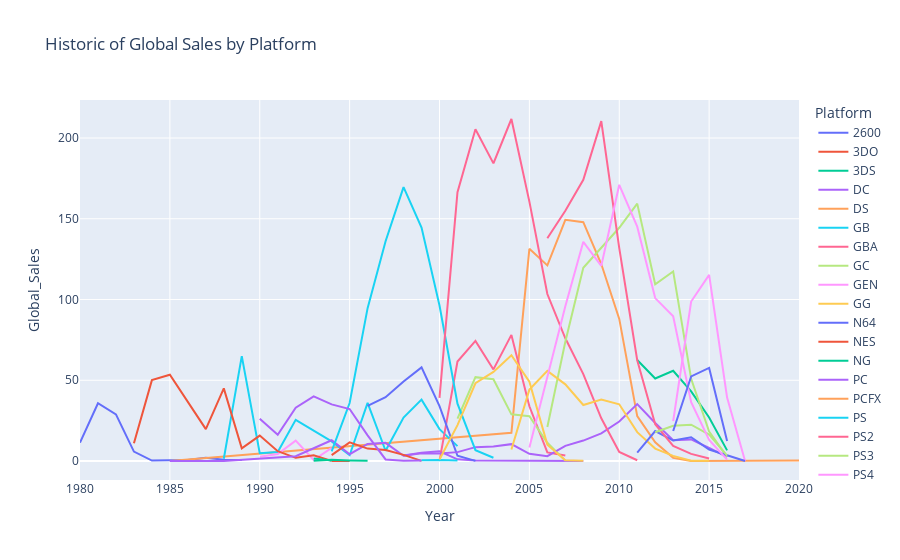

Notebook code for this chart:
### Code cell
# Global sales by year and platform
fig = sns.lineplot(data=df.groupby(['Platform', 'Year']).sum(numeric_only=True).reset_index(), x='Year', y='Global_Sales', hue='Platform')
fig.set(title='Histórico de Ventas Globales por Plataforma')
fig.legend(loc='upper left', bbox_to_anchor=(1.02,1), borderaxespad=0, ncol=2)

# Con plotly
fig = px.line(df.groupby(['Platform', 'Year']).sum(numeric_only=True).reset_index(), x='Year', y='Global_Sales', color='Platform', title='Historic of Global Sales by Platform')
fig.show()

### Figure 1 — Plotly figure (JSON) as saved in the notebook; plotly's stock layout.template omitted (floating-point values rounded to 4 significant figures)
{"data": [{"hovertemplate": "Platform=2600<br>Year=%{x}<br>Global_Sales=%{y}<extra></extra>", "legendgroup": "2600", "line": {"color": "#636efa", "dash": "solid"}, "marker": {"symbol": "circle"}, "mode": "lines", "name": "2600", "orientation": "v", "showlegend": true, "type": "scatter", "x": [1980, 1981, 1982, 1983, 1984, 1985, 1986, 1987, 1988, 1989], "xaxis": "x", "y": [11.38, 35.77, 28.86, 5.83, 0.27, 0.45, 0.66, 1.98, 0.75, 0.62], "yaxis": "y"}, {"hovertemplate": "Platform=3DO<br>Year=%{x}<br>Global_Sales=%{y}<extra></extra>", "legendgroup": "3DO", "line": {"color": "#EF553B", "dash": "solid"}, "marker": {"symbol": "circle"}, "mode": "lines", "name": "3DO", "orientation": "v", "showlegend": true, "type": "scatter", "x": [1994, 1995], "xaxis": "x", "y": [0.02, 0.08], "yaxis": "y"}, {"hovertemplate": "Platform=3DS<br>Year=%{x}<br>Global_Sales=%{y}<extra></extra>", "legendgroup": "3DS", "line": {"color": "#00cc96", "dash": "solid"}, "marker": {"symbol": "circle"}, "mode": "lines", "name": "3DS", "orientation": "v", "showlegend": true, "type": "scatter", "x": [2011, 2012, 2013, 2014, 2015, 2016], "xaxis": "x", "y": [62.53, 51.14, 55.88, 43.14, 26.99, 6.6], "yaxis": "y"}, {"hovertemplate": "Platform=DC<br>Year=%{x}<br>Global_Sales=%{y}<extra></extra>", "legendgroup": "DC", "line": {"color": "#ab63fa", "dash": "solid"}, "marker": {"symbol": "circle"}, "mode": "lines", "name": "DC", "orientation": "v", "showlegend": true, "type": "scatter", "x": [1998, 1999, 2000, 2001, 2002, 2007, 2008], "xaxis": "x", "y": [3.39, 5.17, 5.99, 1.07, 0.29, 0.02, 0.04], "yaxis": "y"}, {"hovertemplate": "Platform=DS<br>Year=%{x}<br>Global_Sales=%{y}<extra></extra>", "legendgroup": "DS", "line": {"color": "#FFA15A", "dash": "solid"}, "marker": {"symbol": "circle"}, "mode": "lines", "name": "DS", "orientation": "v", "showlegend": true, "type": "scatter", "x": [1985, 2004, 2005, 2006, 2007, 2008, 2009, 2010, 2011, 2012, 2013, 2014, 2020], "xaxis": "x", "y": [0.02, 17.46, 131.4, 121.2, 149.4, 147.9, 122.0, 87.98, 27.8, 11.64, 1.96, 0.02, 0.29], "yaxis": "y"}, {"hovertemplate": "Platform=GB<br>Year=%{x}<br>Global_Sales=%{y}<extra></extra>", "legendgroup": "GB", "line": {"color": "#19d3f3", "dash": "solid"}, "marker": {"symbol": "circle"}, "mode": "lines", "name": "GB", "orientation": "v", "showlegend": true, "type": "scatter", "x": [1988, 1989, 1990, 1991, 1992, 1994, 1995, 1996, 1997, 1998, 1999, 2000, 2001], "xaxis": "x", "y": [1.43, 64.98, 4.89, 5.57, 25.48, 12.17, 3.6, 36.02, 6.37, 26.9, 38.01, 19.76, 9.24], "yaxis": "y"}, {"hovertemplate": "Platform=GBA<br>Year=%{x}<br>Global_Sales=%{y}<extra></extra>", "legendgroup": "GBA", "line": {"color": "#FF6692", "dash": "solid"}, "marker": {"symbol": "circle"}, "mode": "lines", "name": "GBA", "orientation": "v", "showlegend": true, "type": "scatter", "x": [2000, 2001, 2002, 2003, 2004, 2005, 2006, 2007], "xaxis": "x", "y": [0.06, 61.62, 74.38, 56.73, 78.09, 33.9, 5.35, 3.43], "yaxis": "y"}, {"hovertemplate": "Platform=GC<br>Year=%{x}<br>Global_Sales=%{y}<extra></extra>", "legendgroup": "GC", "line": {"color": "#B6E880", "dash": "solid"}, "marker": {"symbol": "circle"}, "mode": "lines", "name": "GC", "orientation": "v", "showlegend": true, "type": "scatter", "x": [2001, 2002, 2003, 2004, 2005, 2006, 2007], "xaxis": "x", "y": [26.3, 51.93, 50.66, 28.89, 27.8, 11.29, 0.27], "yaxis": "y"}, {"hovertemplate": "Platform=GEN<br>Year=%{x}<br>Global_Sales=%{y}<extra></extra>", "legendgroup": "GEN", "line": {"color": "#FF97FF", "dash": "solid"}, "marker": {"symbol": "circle"}, "mode": "lines", "name": "GEN", "orientation": "v", "showlegend": true, "type": "scatter", "x": [1990, 1991, 1992, 1993, 1994], "xaxis": "x", "y": [2.6, 4.34, 12.66, 0.65, 8.11], "yaxis": "y"}, {"hovertemplate": "Platform=GG<br>Year=%{x}<br>Global_Sales=%{y}<extra></extra>", "legendgroup": "GG", "line": {"color": "#FECB52", "dash": "solid"}, "marker": {"symbol": "circle"}, "mode": "lines", "name": "GG", "orientation": "v", "showlegend": true, "type": "scatter", "x": [1992], "xaxis": "x", "y": [0.04], "yaxis": "y"}, {"hovertemplate": "Platform=N64<br>Year=%{x}<br>Global_Sales=%{y}<extra></extra>", "legendgroup": "N64", "line": {"color": "#636efa", "dash": "solid"}, "marker": {"symbol": "circle"}, "mode": "lines", "name": "N64", "orientation": "v", "showlegend": true, "type": "scatter", "x": [1996, 1997, 1998, 1999, 2000, 2001, 2002], "xaxis": "x", "y": [34.11, 39.51, 49.28, 57.96, 34.01, 3.26, 0.08], "yaxis": "y"}, {"hovertemplate": "Platform=NES<br>Year=%{x}<br>Global_Sales=%{y}<extra></extra>", "legendgroup": "NES", "line": {"color": "#EF553B", "dash": "solid"}, "marker": {"symbol": "circle"}, "mode": "lines", "name": "NES", "orientation": "v", "showlegend": true, "type": "scatter", "x": [1983, 1984, 1985, 1986, 1987, 1988, 1989, 1990, 1991, 1992, 1993, 1994], "xaxis": "x", "y": [10.96, 50.09, 53.44, 36.41, 19.76, 45.01, 7.85, 15.74, 6.11, 1.98, 3.61, 0.11], "yaxis": "y"}, {"hovertemplate": "Platform=NG<br>Year=%{x}<br>Global_Sales=%{y}<extra></extra>", "legendgroup": "NG", "line": {"color": "#00cc96", "dash": "solid"}, "marker": {"symbol": "circle"}, "mode": "lines", "name": "NG", "orientation": "v", "showlegend": true, "type": "scatter", "x": [1993, 1994, 1995, 1996], "xaxis": "x", "y": [0.21, 0.8, 0.33, 0.1], "yaxis": "y"}, {"hovertemplate": "Platform=PC<br>Year=%{x}<br>Global_Sales=%{y}<extra></extra>", "legendgroup": "PC", "line": {"color": "#ab63fa", "dash": "solid"}, "marker": {"symbol": "circle"}, "mode": "lines", "name": "PC", "orientation": "v", "showlegend": true, "type": "scatter", "x": [1985, 1988, 1992, 1994, 1995, 1996, 1997, 1998, 1999, 2000, 2001, 2002, 2003, 2004, 2005, 2006, 2007, 2008, 2009, 2010, 2011, 2012, 2013, 2014, 2015, 2016], "xaxis": "x", "y": [0.03, 0.03, 3.02, 12.85, 4.23, 10.59, 11.26, 3.28, 4.75, 4.68, 5.51, 8.6, 8.96, 10.46, 4.47, 2.97, 9.4, 12.67, 17.16, 24.46, 35.25, 23.53, 12.83, 13.39, 8.07, 2.6], "yaxis": "y"}, {"hovertemplate": "Platform=PCFX<br>Year=%{x}<br>Global_Sales=%{y}<extra></extra>", "legendgroup": "PCFX", "line": {"color": "#FFA15A", "dash": "solid"}, "marker": {"symbol": "circle"}, "mode": "lines", "name": "PCFX", "orientation": "v", "showlegend": true, "type": "scatter", "x": [1996], "xaxis": "x", "y": [0.03], "yaxis": "y"}, {"hovertemplate": "Platform=PS<br>Year=%{x}<br>Global_Sales=%{y}<extra></extra>", "legendgroup": "PS", "line": {"color": "#19d3f3", "dash": "solid"}, "marker": {"symbol": "circle"}, "mode": "lines", "name": "PS", "orientation": "v", "showlegend": true, "type": "scatter", "x": [1994, 1995, 1996, 1997, 1998, 1999, 2000, 2001, 2002, 2003], "xaxis": "x", "y": [6.02, 35.92, 94.68, 136.1, 169.6, 144.6, 96.28, 35.52, 6.69, 2.05], "yaxis": "y"}, {"hovertemplate": "Platform=PS2<br>Year=%{x}<br>Global_Sales=%{y}<extra></extra>", "legendgroup": "PS2", "line": {"color": "#FF6692", "dash": "solid"}, "marker": {"symbol": "circle"}, "mode": "lines", "name": "PS2", "orientation": "v", "showlegend": true, "type": "scatter", "x": [2000, 2001, 2002, 2003, 2004, 2005, 2006, 2007, 2008, 2009, 2010, 2011], "xaxis": "x", "y": [39.11, 166.4, 205.4, 184.3, 211.8, 160.7, 103.4, 76, 53.83, 26.45, 5.63, 0.47], "yaxis": "y"}, {"hovertemplate": "Platform=PS3<br>Year=%{x}<br>Global_Sales=%{y}<extra></extra>", "legendgroup": "PS3", "line": {"color": "#B6E880", "dash": "solid"}, "marker": {"symbol": "circle"}, "mode": "lines", "name": "PS3", "orientation": "v", "showlegend": true, "type": "scatter", "x": [2006, 2007, 2008, 2009, 2010, 2011, 2012, 2013, 2014, 2015, 2016], "xaxis": "x", "y": [21.07, 73.81, 119.7, 132.3, 144.4, 159.4, 109.5, 117.4, 50.96, 18.22, 2.59], "yaxis": "y"}, {"hovertemplate": "Platform=PS4<br>Year=%{x}<br>Global_Sales=%{y}<extra></extra>", "legendgroup": "PS4", "line": {"color": "#FF97FF", "dash": "solid"}, "marker": {"symbol": "circle"}, "mode": "lines", "name": "PS4", "orientation": "v", "showlegend": true, "type": "scatter", "x": [2013, 2014, 2015, 2016, 2017], "xaxis": "x", "y": [24.76, 98.76, 115.3, 39.25, 0.03], "yaxis": "y"}, {"hovertemplate": "Platform=PSP<br>Year=%{x}<br>Global_Sales=%{y}<extra></extra>", "legendgroup": "PSP", "line": {"color": "#FECB52", "dash": "solid"}, "marker": {"symbol": "circle"}, "mode": "lines", "name": "PSP", "orientation": "v", "showlegend": true, "type": "scatter", "x": [2004, 2005, 2006, 2007, 2008, 2009, 2010, 2011, 2012, 2013, 2014, 2015], "xaxis": "x", "y": [7.13, 44.23, 55.85, 47.48, 34.68, 38.07, 35.11, 17.89, 7.72, 3.19, 0.24, 0.12], "yaxis": "y"}, {"hovertemplate": "Platform=PSV<br>Year=%{x}<br>Global_Sales=%{y}<extra></extra>", "legendgroup": "PSV", "line": {"color": "#636efa", "dash": "solid"}, "marker": {"symbol": "circle"}, "mode": "lines", "name": "PSV", "orientation": "v", "showlegend": true, "type": "scatter", "x": [2011, 2012, 2013, 2014, 2015, 2016, 2017], "xaxis": "x", "y": [5.15, 18.53, 12.69, 14.74, 7.1, 3.4, 0.02], "yaxis": "y"}, {"hovertemplate": "Platform=SAT<br>Year=%{x}<br>Global_Sales=%{y}<extra></extra>", "legendgroup": "SAT", "line": {"color": "#EF553B", "dash": "solid"}, "marker": {"symbol": "circle"}, "mode": "lines", "name": "SAT", "orientation": "v", "showlegend": true, "type": "scatter", "x": [1994, 1995, 1996, 1997, 1998, 1999], "xaxis": "x", "y": [3.64, 11.58, 7.69, 6.77, 3.82, 0.09], "yaxis": "y"}, {"hovertemplate": "Platform=SCD<br>Year=%{x}<br>Global_Sales=%{y}<extra></extra>", "legendgroup": "SCD", "line": {"color": "#00cc96", "dash": "solid"}, "marker": {"symbol": "circle"}, "mode": "lines", "name": "SCD", "orientation": "v", "showlegend": true, "type": "scatter", "x": [1993, 1994], "xaxis": "x", "y": [1.5, 0.37], "yaxis": "y"}, {"hovertemplate": "Platform=SNES<br>Year=%{x}<br>Global_Sales=%{y}<extra></extra>", "legendgroup": "SNES", "line": {"color": "#ab63fa", "dash": "solid"}, "marker": {"symbol": "circle"}, "mode": "lines", "name": "SNES", "orientation": "v", "showlegend": true, "type": "scatter", "x": [1990, 1991, 1992, 1993, 1994, 1995, 1996, 1997, 1998, 1999], "xaxis": "x", "y": [26.16, 16.21, 32.98, 40.01, 35.08, 32.21, 15.93, 0.99, 0.22, 0.26], "yaxis": "y"}, {"hovertemplate": "Platform=TG16<br>Year=%{x}<br>Global_Sales=%{y}<extra></extra>", "legendgroup": "TG16", "line": {"color": "#FFA15A", "dash": "solid"}, "marker": {"symbol": "circle"}, "mode": "lines", "name": "TG16", "orientation": "v", "showlegend": true, "type": "scatter", "x": [1995], "xaxis": "x", "y": [0.16], "yaxis": "y"}, {"hovertemplate": "Platform=WS<br>Year=%{x}<br>Global_Sales=%{y}<extra></extra>", "legendgroup": "WS", "line": {"color": "#19d3f3", "dash": "solid"}, "marker": {"symbol": "circle"}, "mode": "lines", "name": "WS", "orientation": "v", "showlegend": true, "type": "scatter", "x": [1999, 2000, 2001], "xaxis": "x", "y": [0.46, 0.68, 0.28], "yaxis": "y"}, {"hovertemplate": "Platform=Wii<br>Year=%{x}<br>Global_Sales=%{y}<extra></extra>", "legendgroup": "Wii", "line": {"color": "#FF6692", "dash": "solid"}, "marker": {"symbol": "circle"}, "mode": "lines", "name": "Wii", "orientation": "v", "showlegend": true, "type": "scatter", "x": [2006, 2007, 2008, 2009, 2010, 2011, 2012, 2013, 2014, 2015], "xaxis": "x", "y": [137.9, 155.0, 174.2, 210.4, 131.8, 62.41, 22.77, 9.36, 4.44, 1.55], "yaxis": "y"}, {"hovertemplate": "Platform=WiiU<br>Year=%{x}<br>Global_Sales=%{y}<extra></extra>", "legendgroup": "WiiU", "line": {"color": "#B6E880", "dash": "solid"}, "marker": {"symbol": "circle"}, "mode": "lines", "name": "WiiU", "orientation": "v", "showlegend": true, "type": "scatter", "x": [2012, 2013, 2014, 2015, 2016], "xaxis": "x", "y": [17.84, 21.84, 22.51, 16.38, 3.29], "yaxis": "y"}, {"hovertemplate": "Platform=X360<br>Year=%{x}<br>Global_Sales=%{y}<extra></extra>", "legendgroup": "X360", "line": {"color": "#FF97FF", "dash": "solid"}, "marker": {"symbol": "circle"}, "mode": "lines", "name": "X360", "orientation": "v", "showlegend": true, "type": "scatter", "x": [2005, 2006, 2007, 2008, 2009, 2010, 2011, 2012, 2013, 2014, 2015, 2016], "xaxis": "x", "y": [8.32, 51.88, 95.84, 135.8, 120.8, 171.1, 145.1, 100.9, 89.61, 36.42, 13.05, 0.83], "yaxis": "y"}, {"hovertemplate": "Platform=XB<br>Year=%{x}<br>Global_Sales=%{y}<extra></extra>", "legendgroup": "XB", "line": {"color": "#FECB52", "dash": "solid"}, "marker": {"symbol": "circle"}, "mode": "lines", "name": "XB", "orientation": "v", "showlegend": true, "type": "scatter", "x": [2000, 2001, 2002, 2003, 2004, 2005, 2006, 2007, 2008], "xaxis": "x", "y": [0.99, 22.24, 48.15, 55.16, 65.5, 49.17, 10.15, 0.55, 0.18], "yaxis": "y"}, {"hovertemplate": "Platform=XOne<br>Year=%{x}<br>Global_Sales=%{y}<extra></extra>", "legendgroup": "XOne", "line": {"color": "#636efa", "dash": "solid"}, "marker": {"symbol": "circle"}, "mode": "lines", "name": "XOne", "orientation": "v", "showlegend": true, "type": "scatter", "x": [2013, 2014, 2015, 2016], "xaxis": "x", "y": [18.6, 52.43, 57.66, 12.37], "yaxis": "y"}], "layout": {"legend": {"title": {"text": "Platform"}, "tracegroupgap": 0}, "title": {"text": "Historic of Global Sales by Platform"}, "xaxis": {"anchor": "y", "domain": [0, 1], "title": {"text": "Year"}}, "yaxis": {"anchor": "x", "domain": [0, 1], "title": {"text": "Global_Sales"}}}}
